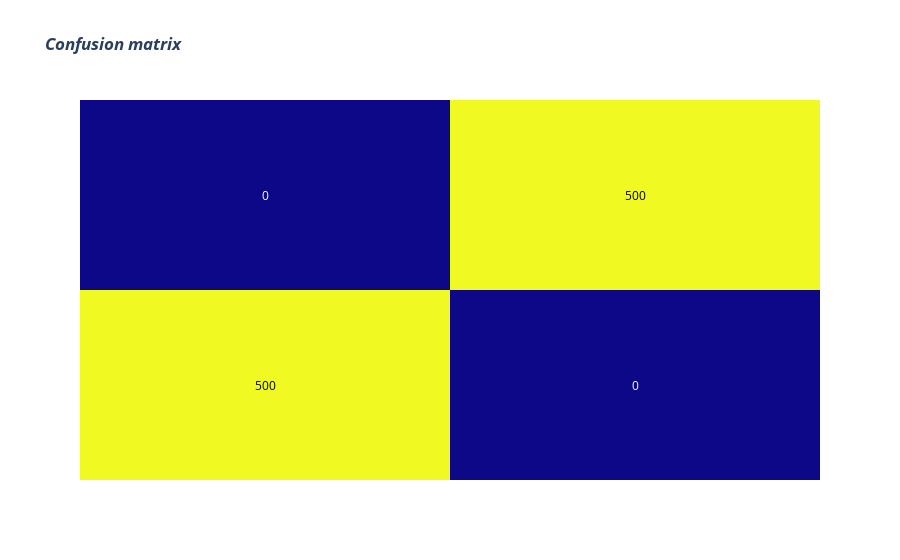

Write notebook code for a chart like this one.
### Code cell
fig = ff.create_annotated_heatmap(confusion_matrix(full_review_df['sentiment'], predictions))
fig.update_layout(title_text='<i><b>Confusion matrix</b></i>',
                  #xaxis = dict(title='x'),
                  #yaxis = dict(title='x')
                 )
fig.show()

### Figure 1 — Plotly figure (JSON) as saved in the notebook; plotly's stock layout.template omitted (floating-point values rounded to 4 significant figures)
{"data": [{"colorscale": [[0, "#0d0887"], [0.1111, "#46039f"], [0.2222, "#7201a8"], [0.3333, "#9c179e"], [0.4444, "#bd3786"], [0.5556, "#d8576b"], [0.6667, "#ed7953"], [0.7778, "#fb9f3a"], [0.8889, "#fdca26"], [1, "#f0f921"]], "reversescale": false, "showscale": false, "type": "heatmap", "z": [[500, 0], [0, 500]]}], "layout": {"annotations": [{"font": {"color": "#000000"}, "showarrow": false, "text": "500", "x": 0, "xref": "x", "y": 0, "yref": "y"}, {"font": {"color": "#FFFFFF"}, "showarrow": false, "text": "0", "x": 1, "xref": "x", "y": 0, "yref": "y"}, {"font": {"color": "#FFFFFF"}, "showarrow": false, "text": "0", "x": 0, "xref": "x", "y": 1, "yref": "y"}, {"font": {"color": "#000000"}, "showarrow": false, "text": "500", "x": 1, "xref": "x", "y": 1, "yref": "y"}], "title": {"text": "<i><b>Confusion matrix</b></i>"}, "xaxis": {"gridcolor": "rgb(0, 0, 0)", "showticklabels": false, "side": "top", "ticks": ""}, "yaxis": {"showticklabels": false, "ticks": "", "ticksuffix": "  "}}}
